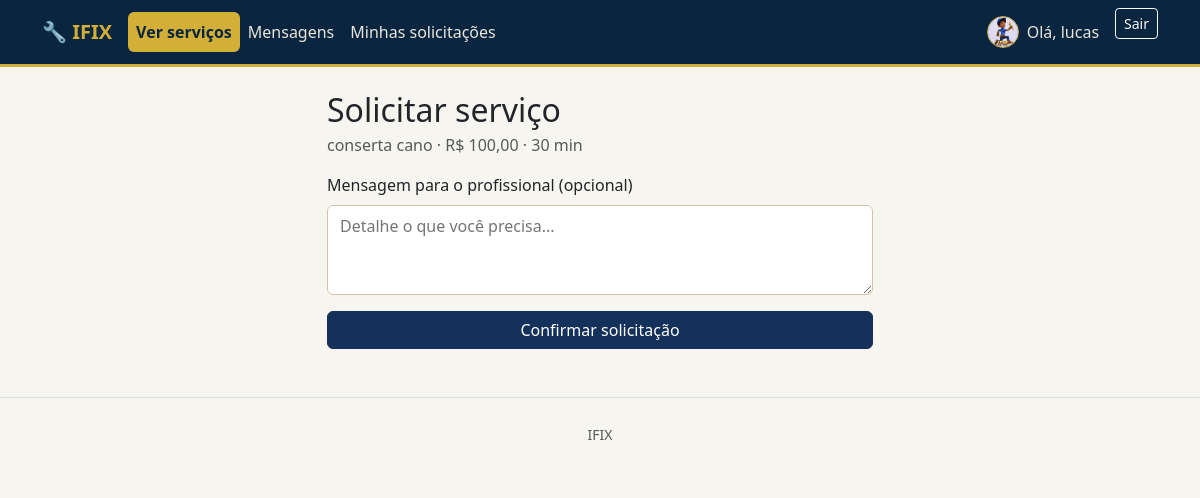
Screenshot of /servicos/1/solicitar/ (signed in) with the database file from the repository.
### accounts/models.py (models this page shows, shortened)
class Profile(models.Model):
    TIPO_USUARIO = 'usuario'
    TIPO_PROFISSIONAL = 'profissional'
    TIPO_CHOICES = (
        (TIPO_USUARIO, 'Usuário'),
        (TIPO_PROFISSIONAL, 'Profissional'),
    )
    user = models.OneToOneField(
        settings.AUTH_USER_MODEL,
        on_delete=models.CASCADE,
        related_name='profile',
    )
    tipo = models.CharField(max_length=15, choices=TIPO_CHOICES, verbose_name='Tipo de conta')
    telefone = models.CharField(max_length=20, blank=True, verbose_name='Telefone')
    endereco = models.CharField(max_length=255, blank=True, verbose_name='Endereço')
    numero = models.CharField(max_length=10, blank=True, verbose_name='Número')
    complemento = models.CharField(max_length=100, blank=True, verbose_name='Complemento')
    foto = models.FileField(upload_to='fotos_perfil/', blank=True, verbose_name='Foto de perfil')
    especialidade = models.CharField(
        max_length=255, blank=True,
        verbose_name='Especialidade/Área de atuação',
        help_text='Preenchido apenas para contas de profissionais.',
    )
    criado_em = models.DateTimeField(auto_now_add=True)
    class Meta:
        verbose_name = 'Perfil'
        verbose_name_plural = 'Perfis'
    @property
    def is_profissional(self):
        return self.tipo == self.TIPO_PROFISSIONAL
    @property
    def is_usuario(self):
        return self.tipo == self.TIPO_USUARIO

### services/models.py (models this page shows, shortened)
class Servico(models.Model):
    profissional = models.ForeignKey(
        settings.AUTH_USER_MODEL,
        on_delete=models.CASCADE,
        related_name='servicos',
        limit_choices_to={'profile__tipo': 'profissional'},
    )
    categoria = models.ForeignKey(
        CategoriaServico,
        on_delete=models.PROTECT,
        related_name='servicos',
    )
    nome = models.CharField(max_length=150, verbose_name='Nome do serviço')  # P4
    descricao = models.TextField(verbose_name='Descrição')  # P5
    preco = models.DecimalField(max_digits=10, decimal_places=2, verbose_name='Preço (R$)')  # P6
    duracao_minutos = models.PositiveIntegerField(verbose_name='Duração estimada (minutos)')  # P7
    disponivel = models.BooleanField(default=True, verbose_name='Disponível para usuários')  # P9
    criado_em = models.DateTimeField(auto_now_add=True)
    atualizado_em = models.DateTimeField(auto_now=True)
    class Meta:
        verbose_name = 'Serviço'
        verbose_name_plural = 'Serviços'
        ordering = ['-criado_em']

### services/views.py (the view)
# urls.py: path('<int:pk>/solicitar/', views.servico_solicitar, name='servico_solicitar'),  # U8
@user_required
def servico_solicitar(request, pk):
    servico = get_object_or_404(Servico, pk=pk, disponivel=True)
    if request.method == 'POST':
        form = SolicitarServicoForm(request.POST)
        if form.is_valid():
            solicitacao = form.save(commit=False)
            solicitacao.servico = servico
            solicitacao.usuario = request.user
            solicitacao.save()
            messages.success(request, 'Solicitação enviada ao profissional com sucesso!')
            return redirect('services:minhas_solicitacoes')
    else:
        form = SolicitarServicoForm()
    return render(request, 'services/servico_solicitar.html', {'form': form, 'servico': servico})

### services/forms.py
class SolicitarServicoForm(forms.ModelForm):
    class Meta:
        model = SolicitacaoServico
        fields = ['mensagem']
        labels = {'mensagem': 'Mensagem para o profissional (opcional)'}
        widgets = {
            'mensagem': forms.Textarea(attrs={'rows': 3, 'placeholder': 'Detalhe o que você precisa...'}),
        }

### services/context_processors.py (called while the page is built)
def notificacoes_mensagens(request):
    if not request.user.is_authenticated:
        return {
            'mensagens_nao_lidas': [],
            'total_mensagens_nao_lidas': 0,
            'total_solicitacoes_pendentes': 0,
        }
    mensagens = MensagemSolicitacao.objects.filter(
        Q(solicitacao__usuario=request.user)
        | Q(solicitacao__servico__profissional=request.user),
        lida=False,
    ).exclude(autor=request.user).select_related('solicitacao', 'solicitacao__servico', 'autor')
    return {
        'mensagens_nao_lidas': mensagens[:5],
        'total_mensagens_nao_lidas': mensagens.count(),
        'total_solicitacoes_pendentes': SolicitacaoServico.objects.filter(
            servico__profissional=request.user,
            status=SolicitacaoServico.STATUS_PENDENTE,
        ).count(),
    }

### services/templates/services/servico_solicitar.html (shortened to what this page needs)
{% extends "base.html" %}
{% block content %}
<div class="row justify-content-center">
    <div class="col-md-6">
        <h2 class="mb-1">Solicitar serviço</h2>
        <p class="text-muted">{{ servico.nome }} &middot; R$ {{ servico.preco }} &middot; {{ servico.duracao_minutos }} min</p>
        <form method="post">
            {% for field in form %}
                <div class="mb-3">
                    <label class="form-label">{{ field.label }}</label>
                    <div>{{ field }}</div>
                </div>
            {% endfor %}
            <button type="submit" class="btn btn-primary w-100">Confirmar solicitação</button>
        </form>
    </div>
</div>
{% endblock %}

### templates/base.html (shortened to what this page needs)
{% load static %}
<!DOCTYPE html>
<html lang="pt-br">
<head>
    <link href="https://cdn.jsdelivr.net/npm/bootstrap@5.3.3/dist/css/bootstrap.min.css" rel="stylesheet">
    <link href="{% static 'css/style.css' %}?v=3" rel="stylesheet">
</head>
<body>
<nav class="navbar navbar-expand-lg navbar-dark bg-dark mb-4">
    <div class="container">
        <a class="navbar-brand fw-bold" href="{% url 'home' %}">🔧 IFIX</a>
        <div class="collapse navbar-collapse" id="nav">
            <ul class="navbar-nav me-auto">
                <li class="nav-item">
                    <a class="nav-link {% if request.resolver_match.url_name == 'servico_list' or request.resolver_match.url_name == 'servico_detail' or request.resolver_match.url_name == 'servico_solicitar' %}active{% endif %}" href="{% url 'services:servico_list' %}">Ver serviços</a>
                </li>
                {% if user.is_authenticated %}
                    <li class="nav-item">
                        <a class="nav-link {% if '/servicos/mensagens/' in request.path or '/servicos/solicitacao/' in request.path %}active{% endif %}" href="{% url 'services:mensagens' %}">
                            Mensagens{% if total_mensagens_nao_lidas %} <span class="badge text-bg-danger">{{ total_mensagens_nao_lidas }}</span>{% endif %}
                        </a>
                    </li>
                {% endif %}
                {% if user.is_authenticated and user.profile.is_usuario %}
                    <li class="nav-item"><a class="nav-link {% if request.resolver_match.url_name == 'minhas_solicitacoes' %}active{% endif %}" href="{% url 'services:minhas_solicitacoes' %}">Minhas solicitações</a></li>
                {% endif %}
            </ul>
            <ul class="navbar-nav">
                {% if user.is_authenticated %}
                    <li class="nav-item">
                        <a class="nav-link d-flex align-items-center gap-2 {% if request.resolver_match.url_name == 'profile_edit' %}active{% endif %}" href="{% url 'accounts:profile_edit' %}">
                            {% if user.profile.foto %}
                                <img src="{{ user.profile.foto.url }}" alt="Foto de perfil" class="profile-avatar">
                            {% else %}
                                <span class="profile-avatar profile-avatar-placeholder" aria-label="Sem foto de perfil">{{ user.username|first|upper }}</span>
                            {% endif %}
                            Olá, {{ user.first_name|default:user.username }}
                        </a>
                    </li>
                    <li class="nav-item">
                        <form method="post" action="{% url 'accounts:logout' %}" class="d-inline">
                            <button type="submit" class="btn btn-outline-light btn-sm ms-2">Sair</button>
                        </form>
                    </li>
                {% endif %}
            </ul>
        </div>
    </div>
</nav>
<div class="container mb-5">
    {% block content %}{% endblock %}
</div>
<footer class="text-center text-muted py-4 border-top">
    <small>IFIX</small>
</footer>
</body>
</html>

### static/css/style.css (style rules this page uses)
:root { --color-blue-dark: #0a2540; --color-blue: #14315c; --color-blue-light: #1f4a86; --color-gold: #d4af37; --color-gold-light: #f1d98b; --color-gold-dark: #a9821f; --color-bg: #f7f5ef; }
body { background-color: var(--color-bg); }
.navbar.bg-dark { background-color: var(--color-blue-dark) !important; border-bottom: 3px solid var(--color-gold); }
.navbar-brand { color: var(--color-gold) !important; }
.profile-avatar { display: block; width: 32px; height: 32px; border-radius: 50%; object-fit: cover; overflow: hidden; border: 1px solid var(--color-gold); }
.navbar .nav-link { color: #eae6da !important; }
.navbar .nav-item .nav-link.active { font-weight: 700; background-color: var(--color-gold) !important; color: var(--color-blue-dark) !important; border-radius: 0.375rem; }
.btn-primary { background-color: var(--color-blue); border-color: var(--color-blue); }
form input[type="text"], form input[type="email"], form input[type="password"], form input[type="number"], form input[type="tel"], form textarea, form select { display: block; width: 100%; padding: 0.5rem 0.75rem; border: 1px solid #cfc6a8; border-radius: 0.375rem; background-color: #fff; }

### rows the page displays
Servico: nome "conserta cano", preco "100,00", duracao_minutos "30"

### other values shown
{{ user.first_name|default:user.username }} "lucas"
{{ field.label }} "Mensagem para o profissional (opcional)"
